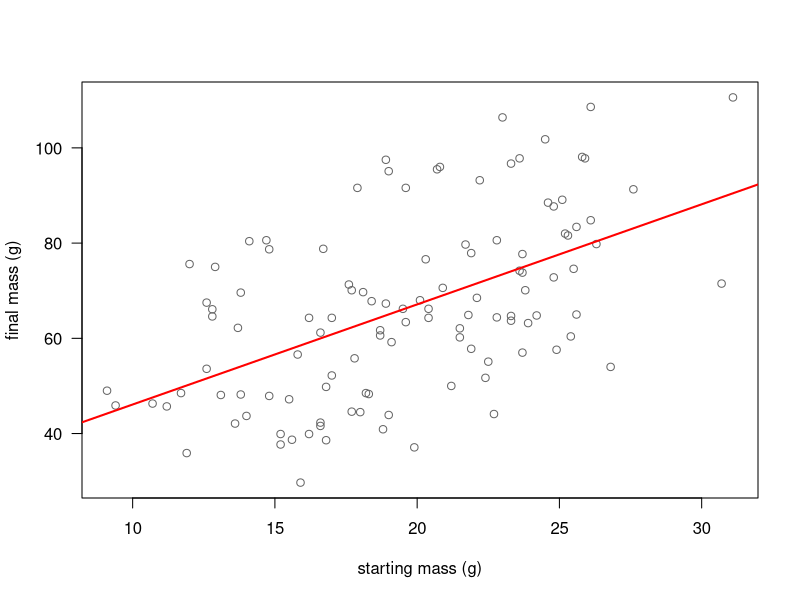
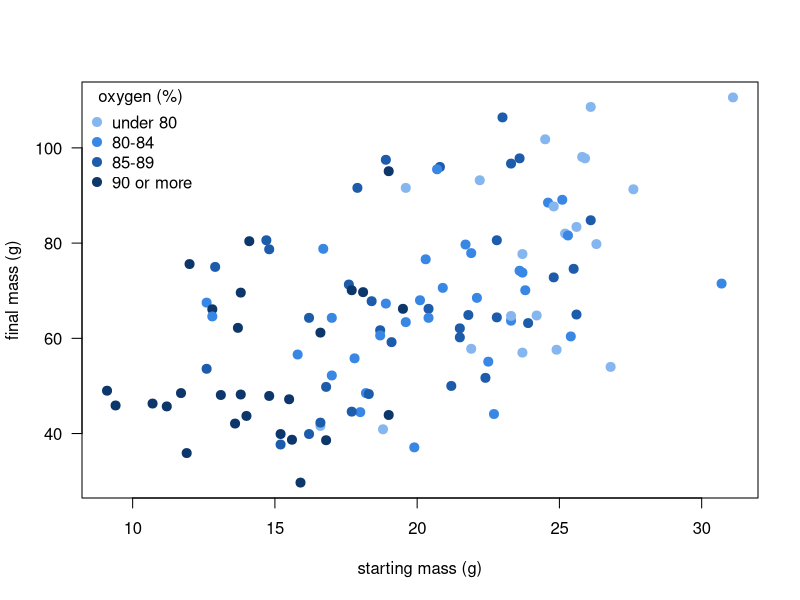
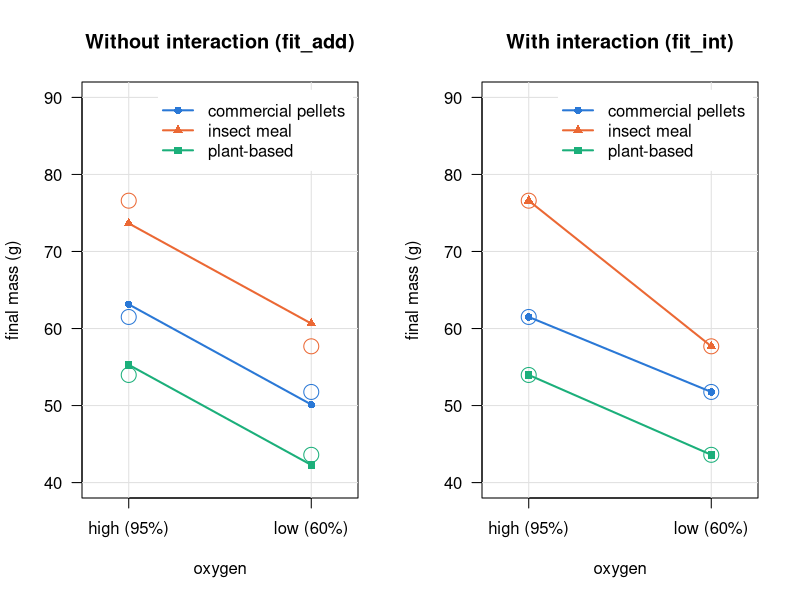

Write the R code that produced these figures, in order.
## ---- chunk 1
knitr::opts_chunk$set(echo = FALSE, message = FALSE, warning = FALSE, collapse = TRUE, comment = "#>")
knitr::opts_knit$set(global.par = TRUE)

# Numbers in the text: fixed decimals and a real minus sign.
num <- function(x, digits = 2) sub("-", "−", formatC(x, format = "f", digits = digits))
## ---- chunk 2
par(las = 1, bty = "o")    # horizontal axis numbers, full box around the plot
## ---- chunk 3
trout <- read.csv("data/trout.csv")
head(trout)
## ---- chunk 4
fit1 <- lm(final_mass ~ start_mass, data = trout)
summary(fit1)
## ---- chunk 5
plot(trout$start_mass, trout$final_mass, col = "grey40",
     xlab = "starting mass (g)", ylab = "final mass (g)")
abline(fit1, col = "red", lwd = 2)
## ---- chunk 6
fit2 <- lm(final_mass ~ start_mass + oxygen, data = trout)
summary(fit2)
## ---- chunk 7
fit_oxygen <- lm(final_mass ~ oxygen, data = trout)
summary(fit_oxygen)
## ---- chunk 8
oxygen_bins <- cut(trout$oxygen, breaks = c(-Inf, 80, 85, 90, Inf), right = FALSE,
                   labels = c("under 80", "80-84", "85-89", "90 or more"))
oxygen_cols <- c("#86b6ef", "#3987e5", "#1c5cab", "#0d366b")    # light = little oxygen, dark = much
plot(trout$start_mass, trout$final_mass, pch = 19, cex = 1.2, col = oxygen_cols[oxygen_bins],
     xlab = "starting mass (g)", ylab = "final mass (g)")
legend("topleft", title = "oxygen (%)", legend = levels(oxygen_bins),
       col = oxygen_cols, pch = 19, pt.cex = 1.2, bty = "n")
## ---- chunk 9
round(cor(trout[, c("start_mass", "oxygen", "final_mass")]), 2)
## ---- chunk 10
confint(fit1)
confint(fit2)
confint(fit_oxygen)
## ---- chunk 11
ci1 <- round(confint(fit1)["start_mass", ], 2)
## ---- chunk 12
diet_names <- c("commercial pellets", "insect meal", "plant-based")
knitr::kable(data.frame(Code = 1:3, Diet = diet_names,
                        `Mean final mass (g)` = tapply(trout$final_mass, trout$diet, mean),
                        check.names = FALSE),
             digits = 1, row.names = FALSE, align = "clr")
## ---- chunk 13
fit_codes <- lm(final_mass ~ diet, data = trout)
summary(fit_codes)

trout$feed <- factor(trout$diet, levels = 1:3, labels = c("pellet", "insect", "plant"))
fit_diet <- lm(final_mass ~ feed, data = trout)
summary(fit_diet)
## ---- chunk 14
knitr::kable(data.frame(Code = 1:3, Diet = diet_names,
                        `Mean starting mass (g)` = tapply(trout$start_mass, trout$diet, mean),
                        `Mean final mass (g)` = tapply(trout$final_mass, trout$diet, mean),
                        check.names = FALSE),
             digits = 1, row.names = FALSE, align = "clrr")
## ---- chunk 15
fit_diet_start <- lm(final_mass ~ feed + start_mass, data = trout)
summary(fit_diet_start)
## ---- chunk 16
confint(fit_diet)
confint(fit_diet_start)
## ---- chunk 17
plant <- "feedplant"
est_a <- coef(fit_diet)[[plant]]
est_b <- coef(fit_diet_start)[[plant]]
ci_a <- confint(fit_diet)[plant, ]
ci_b <- confint(fit_diet_start)[plant, ]
## ---- chunk 18
experiment <- read.csv("data/trout_experiment.csv")
experiment$feed <- factor(experiment$diet, levels = 1:3, labels = c("pellet", "insect", "plant"))
head(experiment)
## ---- chunk 19
cell_means <- tapply(experiment$final_mass, list(experiment$diet, experiment$oxygen), mean)
knitr::kable(data.frame(Code = 1:3, Feed = diet_names,
                        `High oxygen (95%)` = cell_means[, "high"],
                        `Low oxygen (60%)` = cell_means[, "low"],
                        check.names = FALSE),
             digits = 1, row.names = FALSE, align = "clrr")
## ---- chunk 20
fit_add <- lm(final_mass ~ feed + oxygen, data = experiment)
summary(fit_add)

fit_int <- lm(final_mass ~ feed * oxygen, data = experiment)
summary(fit_int)
## ---- chunk 21
feed_cols <- c("#2a78d6", "#eb6834", "#1baf7a")
feed_pch <- c(16, 17, 15)
plot_fit <- function(model, title) {
  plot(NA, xlim = c(0.8, 2.2), ylim = c(40, 90), xaxt = "n",
       xlab = "oxygen", ylab = "final mass (g)", main = title)
  axis(1, at = 1:2, labels = c("high (95%)", "low (60%)"))
  abline(h = axTicks(2), v = 1:2, col = "grey88")    # light grid, drawn before the data
  for (d in 1:3) {
    fitted_means <- predict(model, newdata = data.frame(feed = levels(experiment$feed)[d], oxygen = c("high", "low")))
    lines(1:2, fitted_means, type = "o", pch = feed_pch[d], col = feed_cols[d], lwd = 2)
    points(1:2, cell_means[d, ], col = feed_cols[d], cex = 2)
  }
  legend("topright", legend = diet_names, col = feed_cols, pch = feed_pch, lwd = 2,
         bg = "white", box.col = "white", inset = 0.02)    # white box, above the data, keeps the grid out of the legend
}
par(mfrow = c(1, 2))
plot_fit(fit_add, "Without interaction (fit_add)")
plot_fit(fit_int, "With interaction (fit_int)")
